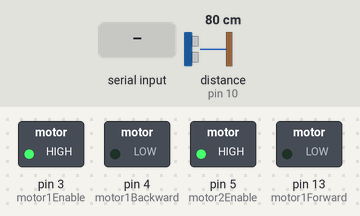
Recording of a sketch running on a simulated Arduino Uno, built with avr-gcc and run on an emulated ATmega328P. Parts: switched loads named in the sketch (green lamp = pin HIGH). Wiring (inferred from the names in the program): ultrasonic range finder: trigger pin 9; echo pin 10. The inputs (shaded band) are chosen by the test bench; at power-on: distance to the obstacle (sensor on pin 10) 80 cm. The echo pulse lasts 58.3 µs per cm; pins used as bus, display or sensor lines are not drawn.

Above: at 1.2 s.
1.3 s: "F" received over Serial
2.8 s: "B" received over Serial
Timing chart, 0 to 5.8 s (numbered marks = the images above; inputs shaded):
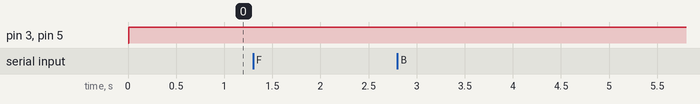

The sketch:

mainCode.ino
```cpp
//pinat el motors
#define motor1Enable 3
#define motor1Forward 13
#define motor1Backward 4
#define motor2Enable 5
#define motor2Forward 7
#define motor2Backward 8

int motor1Speed = 255;
int motor2Speed = 255;

//pinat el ultrasonic wel limit
#define trigPin 9
#define echoPin 10
#define obstacleLimit 20

//pinat el bluetooth

//el functions
void moveForward()
  {
    analogWrite(motor1Enable,motor1Speed);
    analogWrite(motor2Enable,motor2Speed);

    digitalWrite(motor1Forward, HIGH);
    digitalWrite(motor2Forward, HIGH);

    digitalWrite(motor1Backward, LOW);
    digitalWrite(motor2Backward, LOW);
  }


void moveBackward()
  {
    analogWrite(motor1Enable,motor1Speed);
    analogWrite(motor2Enable,motor2Speed);

    digitalWrite(motor1Forward, LOW);
    digitalWrite(motor2Forward, LOW);

    digitalWrite(motor1Backward, HIGH);
    digitalWrite(motor2Backward, HIGH);
  }


void moveLeft()
  {
    analogWrite(motor1Enable,motor1Speed);
    analogWrite(motor2Enable,motor2Speed);

    digitalWrite(motor1Forward, HIGH);
    digitalWrite(motor2Forward, LOW);

    digitalWrite(motor1Backward, LOW);
    digitalWrite(motor2Backward, HIGH);
  }


void moveRight()
  {
    analogWrite(motor1Enable,motor1Speed);
    analogWrite(motor2Enable,motor2Speed);

    digitalWrite(motor1Forward, LOW);
    digitalWrite(motor2Forward, HIGH);

    digitalWrite(motor1Backward, HIGH);
    digitalWrite(motor2Backward, LOW);
  }


void Stop()
  {
    analogWrite(motor1Enable,motor1Speed);
    analogWrite(motor2Enable,motor2Speed);

    digitalWrite(motor1Forward, LOW);
    digitalWrite(motor2Forward, LOW);

    digitalWrite(motor1Backward, LOW);
    digitalWrite(motor2Backward, LOW);
  }


  char carDirection()
    {
      if(Serial.available() > 0)
      {
        return Serial.read();
      }
    return 'N';
    }

float ultrasonicDistance()
  {
    long duration;
    float distance;

    //the trigger wave is low for 2 microseconds followed by by high for 10 microseconds

    digitalWrite(trigPin, LOW);
    delayMicroseconds(2);
    digitalWrite(trigPin, HIGH);
    delayMicroseconds(10);
    digitalWrite(trigPin, LOW);

    //Calculating the duration the wave took to tarvel double the distance(raye7-rage3)

    duration = pulseIn(echoPin, HIGH);
    distance= duration*0.01715;  //distance = velocity * time   ---> 343m/s * 10^2 * duration * 10^-6   and divide by 2 to get the actual distacne
    return distance;
  }

bool obstacle()
{
  if (ultrasonicDistance()>obstacleLimit)
  {
   return true;
   }
   return false;
  }

void setup() {
  // setup el motor

pinMode(motor1Enable,OUTPUT);
pinMode(motor1Forward,OUTPUT);
pinMode(motor1Backward,OUTPUT);
pinMode(motor1Enable,OUTPUT);
pinMode(motor1Forward,OUTPUT);
pinMode(motor1Backward,OUTPUT);

 //pins el bluetooth w el serial
 Serial.begin(9600);

 //pins el ultrasonic
pinMode(trigPin, OUTPUT);
pinMode(echoPin, INPUT);

}

void loop() {
  // movement
switch(carDirection())
{
  case 'F':
  moveForward();
  break;

  case 'B':
  moveBackward();
  break;

  case 'L':
  moveLeft();
  break;

  case 'R':
  moveRight();
  break;

  case 'N':
  break;

  }

  if(obstacle() == true)
  {
    Stop();
    }
}
```
